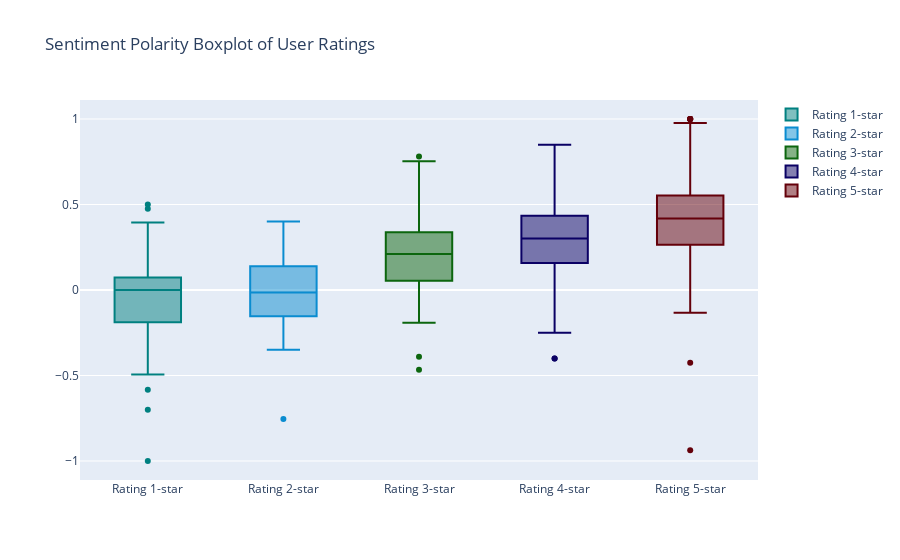

This figure's notebook cell:
### Code cell
import plotly
import plotly.graph_objs as go

trace1 = go.Box(
    y=y1,
    name = 'Rating 1-star',
    marker = dict(
        color = 'rgb(0, 128, 128)',
    )
)
trace2 = go.Box(
    y=y2,
    name = 'Rating 2-star',
    marker = dict(
        color = 'rgb(10, 140, 208)',
    )
)
trace3 = go.Box(
    y=y3,
    name = 'Rating 3-star',
    marker = dict(
        color = 'rgb(12, 102, 14)',
    )
)
trace4 = go.Box(
    y=y4,
    name = 'Rating 4-star',
    marker = dict(
        color = 'rgb(10, 0, 100)',
    )
)
trace5 = go.Box(
    y=y5,
    name = 'Rating 5-star',
    marker = dict(
        color = 'rgb(100, 0, 10)',
    )
)
data = [trace1, trace2, trace3, trace4, trace5]
layout = go.Layout(
    title = "Sentiment Polarity Boxplot of User Ratings"
)

fig = go.Figure(data=data,layout=layout)
plotly.offline.iplot(fig, filename = "Sentiment Polarity Boxplot of User Ratings")

### Figure 1 — Plotly figure (JSON) as saved in the notebook; plotly's stock layout.template omitted (floating-point values rounded to 4 significant figures; data arrays with more than 128 entries replaced by an {"elided": "..."} marker saying what was removed)
{"data": [{"marker": {"color": "rgb(0, 128, 128)"}, "name": "Rating 1-star", "type": "box", "y": [-0.1185, -0.03774, -0.03774, -0.1807, -0.1958, 0.1284, 0, 0.01429, 0, 0.3954, 0.5, 0.1625, -0.3833, -0.4306, 0.03036, 0.07667, 0.3625, -0.35, -0.06333, -0.2462, -1, -0.06667, 0.08667, 0.1998, 0.1071, 0.475, -0.06212, -0.09861, 0.05983, 0.05556, -0.0779, -0.4937, 0, 0.1461, 0, -0.5833, -0.2269, -0.1917, 0, -0.175, 0, 0, -0.7]}, {"marker": {"color": "rgb(10, 140, 208)"}, "name": "Rating 2-star", "type": "box", "y": [-0.2095, 0.15, 0.225, 0, -0.1875, 0.2528, -0.755, -0.35, 0.075, -0.06667, -0.3444, -0.03543, -0.1833, 0.4, -0.03, 0.2673, -0.1221, 0.04333, -0.125, 0, 0, 0.3083, 0.1268, -0.08333]}, {"marker": {"color": "rgb(12, 102, 14)"}, "name": "Rating 3-star", "type": "box", "y": [0.06667, 0.1375, 0.431, -0.09167, 0.2083, 0.3062, 0.0825, 0.2528, 0.2917, 0.01667, 0.3143, 0.37, 0.3214, 0.22, -0.08571, -0.3906, 0.291, 0.4, 0.2022, 0.375, 0.2755, 0, 0.1896, 0.3028, 0.5048, 0.356, 0.212, 0.05455, 0.78, 0.3779, 0.2839, 0.045, 0.3771, -0.03333, -0.05571, 0.2947, 0.3375, 0.3748, 0.08667, 0.11, 0.1467, 0.2533, -0.0627, 0.2421, 0.7, 0.25, 0.15, -0.1921, 0.3417, 0.1479, 0.5214, 0.1347, 0.5595, 0.2357, 0.26, -0.4667, 0.1573, 0.48, 0.1321, 0.1912, 0.1191, 0.7525, 0.2375, -0.07656, -0.15, 0, 0.362, 0.01562, 0, 0, 0.08571, 0.3417, 0, 0.1983]}, {"marker": {"color": "rgb(10, 0, 100)"}, "name": "Rating 4-star", "type": "box", "y": {"elided": "271 float values"}}, {"marker": {"color": "rgb(100, 0, 10)"}, "name": "Rating 5-star", "type": "box", "y": {"elided": "840 float values"}}], "layout": {"title": {"text": "Sentiment Polarity Boxplot of User Ratings"}}}
